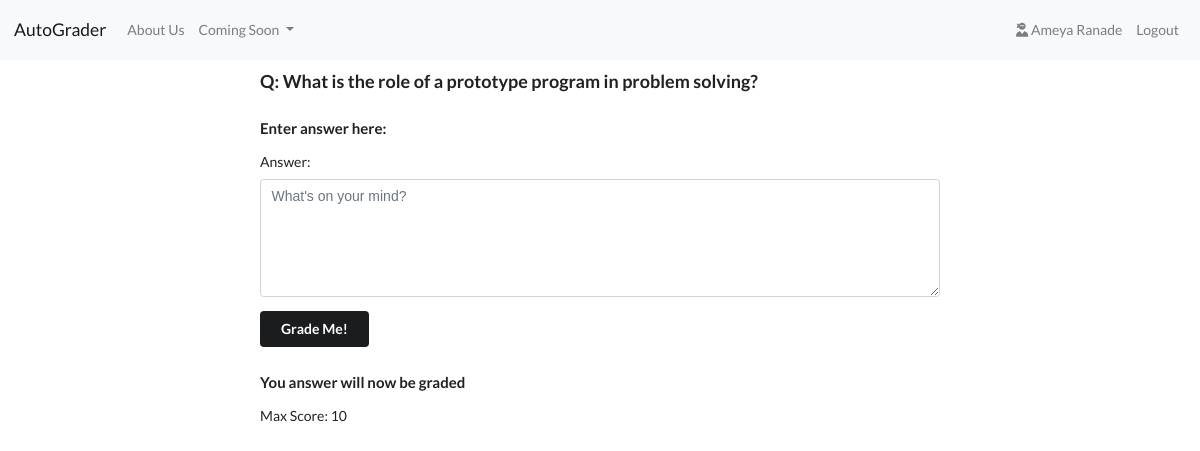
Screenshot of /question/1/ with the database file from the repository.
### grader/models.py (models this page shows, shortened)
class Question(models.Model):
    id = models.IntegerField(primary_key=True)
    question_title = models.TextField(max_length=100000)
    set = models.IntegerField(unique=True)
    min_score = models.IntegerField()
    max_score = models.IntegerField()

### grader/views.py (the view)
# urls.py: path('question/<str:pk>/', views.questionsPage, name="questions"),
def questionsPage(request, pk):
    question = Question.objects.get(id=pk)
    form = AnswerForm
    if request.method == 'POST':
        form = AnswerForm(request.POST)
        if form.is_valid():
            content = form.cleaned_data.get('answer')
            score = random.randint(0,10)
            answer = Answer.objects.create(
                content=content,
                score = score,
                question=question,
            )
        context = {'answer': answer}
        return render(request, 'grader/success.html', context)
    else:
        form = AnswerForm()
    context = {'question': question, 'form': form}
    return render(request, 'grader/question.html', context)

### grader/forms.py
class AnswerForm(forms.ModelForm):
    answer = forms.CharField(max_length=100000, widget=forms.Textarea(attrs={'class': "form-control",
                'style': 'max-width: 800px;',
                'placeholder': 'Name', 'rows': 5, 'placeholder': "What's on your mind?"}))
    class Meta:
        model = Answer
        fields = ['answer']

### grader/templates/grader/question.html (shortened to what this page needs)
{% extends 'main.html' %}
{% block content %}
<div class="container">
    <h3> Q: {{ question.question_title }}</h3>
    <h4>Enter answer here: </h4>
    <form action="" method="POST">
        {{ form.as_p }}
        <button class="ui secondary button" type="submit">Grade Me!</button>
    </form>
    <h4> You answer will now be graded </h4>
    <p>Max Score: {{ question.max_score }}</p>
</div>
{% endblock %}

### static/styles/styles.css (style rules this page uses)
.container { margin: auto; width: 100%; padding: 10px; margin: 0 auto; max-width: 700px; height: 100px; }

### rows the page displays
Question: question_title "What is the role of a prototype program in problem solving?", max_score "10"
